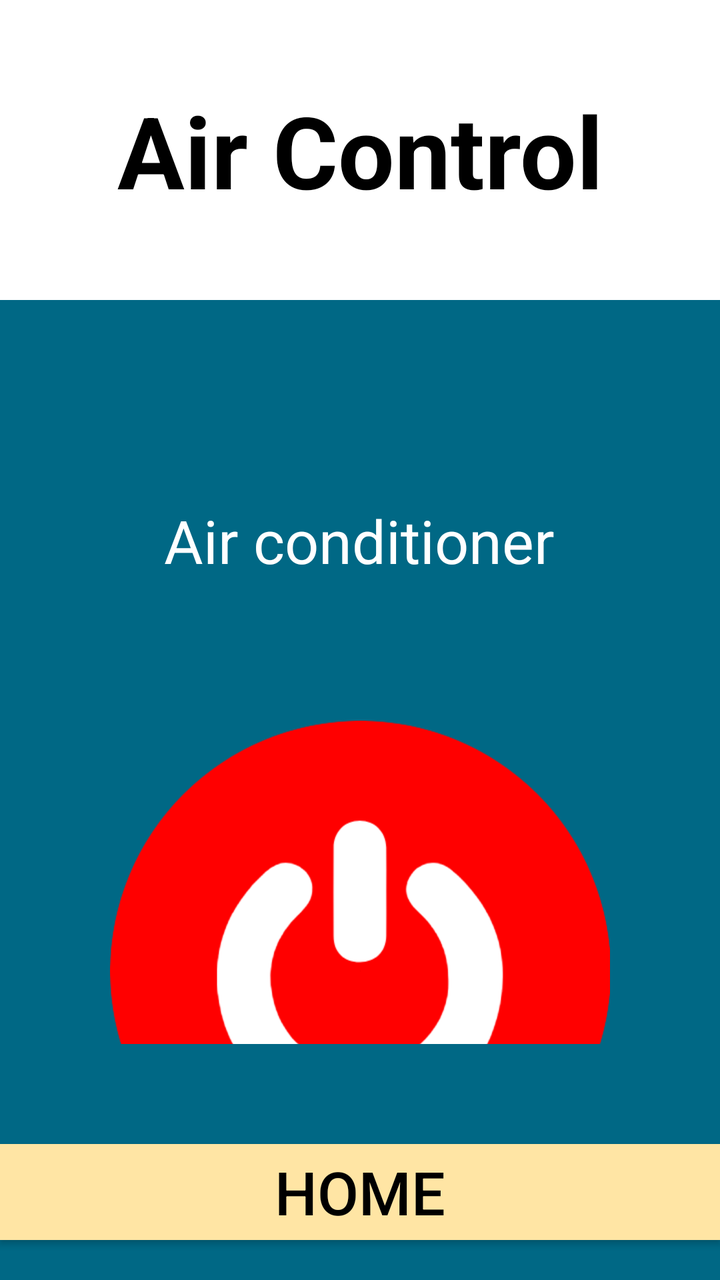
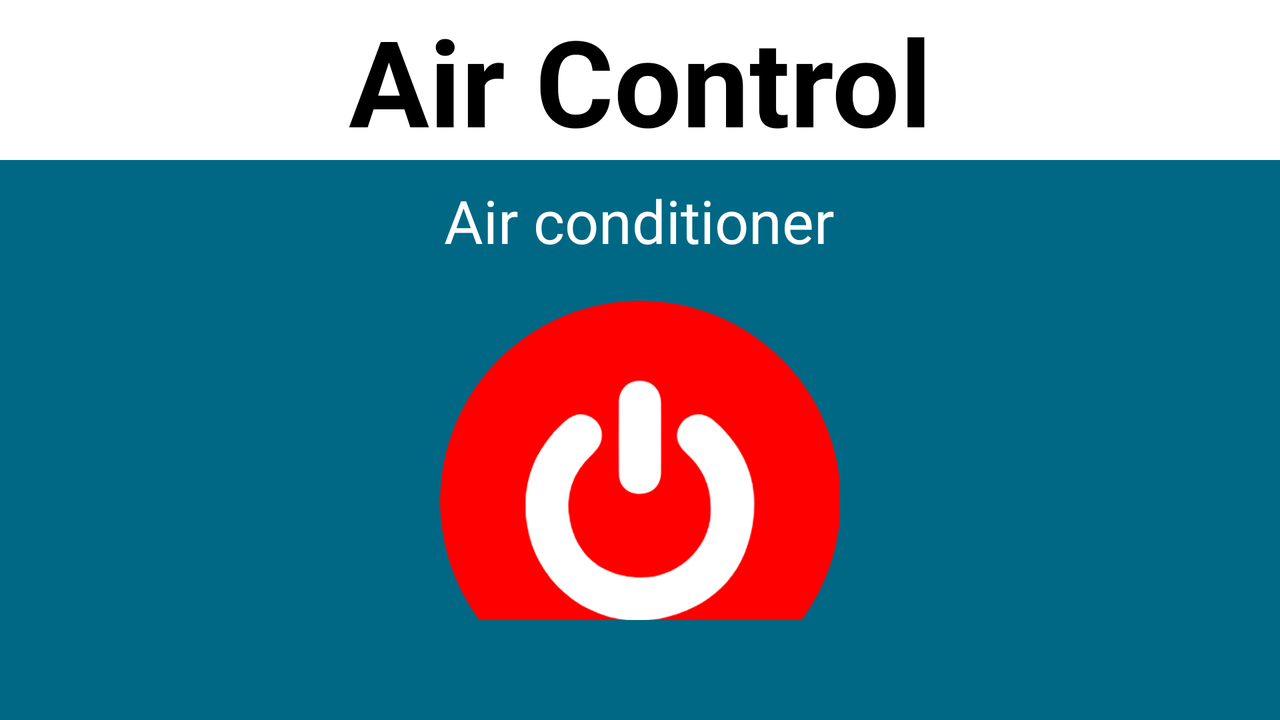

An Android layout and its configuration variant, each rendered on a device that would load it. The default file and the variant file are quoted in full after the pictures.
<!-- AndroidManifest.xml: application theme AppTheme.NoActionBar -->
<!-- res/layout/activity_air.xml -->
<?xml version="1.0" encoding="utf-8"?>
<LinearLayout xmlns:android="http://schemas.android.com/apk/res/android"
    xmlns:app="http://schemas.android.com/apk/res-auto"
    xmlns:tools="http://schemas.android.com/tools"
    android:layout_width="match_parent"
    android:layout_height="match_parent"
    android:background="#006885"
    android:orientation="vertical"
    tools:context=".airActivity">

    <TextView
        android:id="@+id/textView6"
        android:layout_width="match_parent"
        android:layout_height="150dp"
        android:layout_gravity="center_horizontal|center_vertical"
        android:background="#FFFFFF"
        android:gravity="center_horizontal|center_vertical"
        android:text="Air Control"
        android:textColor="#000000"
        android:textSize="50sp"
        android:textStyle="bold" />

    <LinearLayout
        android:layout_width="match_parent"
        android:layout_height="match_parent"
        android:layout_marginBottom="50dp"
        android:layout_weight="3"
        android:orientation="vertical">

        <TextView
            android:id="@+id/textView18"
            android:layout_width="245dp"
            android:layout_height="wrap_content"
            android:layout_gravity="center_horizontal"
            android:layout_marginTop="100dp"
            android:layout_weight="0"
            android:gravity="center_horizontal"
            android:text="Air conditioner"
            android:textColor="#FFFFFF"
            android:textSize="30sp" />

        <ToggleButton
            android:id="@+id/airPowerButton"
            android:layout_width="250dp"
            android:layout_height="250dp"
            android:layout_gravity="center_horizontal"
            android:layout_marginTop="70dp"
            android:layout_weight="0"
            android:background="@drawable/off"
            android:textOff="."
            android:textOn="."
            android:textSize="1sp" />

        <TextView
            android:id="@+id/textView19"
            android:layout_width="match_parent"
            android:layout_height="wrap_content"
            android:layout_marginTop="80dp"
            android:layout_weight="0"
            android:gravity="center_horizontal"
            android:text="Ventilation"
            android:textColor="#FFFFFF"
            android:textSize="30sp" />

        <ToggleButton
            android:id="@+id/ventilationButton"
            android:layout_width="250dp"
            android:layout_height="250dp"
            android:layout_gravity="center_horizontal|center_vertical"
            android:layout_marginTop="70dp"
            android:layout_weight="0"
            android:background="@drawable/off_fan"
            android:textOff="."
            android:textOn="."
            android:textSize="1sp" />

    </LinearLayout>

    <Button
        android:id="@+id/shomeButton"
        android:layout_width="match_parent"
        android:layout_height="wrap_content"
        android:layout_marginBottom="20dp"
        android:background="#FFE5A4"
        android:text="HOME"
        android:textColor="#000000"
        android:textSize="30sp" />

</LinearLayout>
<!-- resources referenced by this layout -->
<resources>
  <!-- drawable off: png bitmap (drawable, 25324 bytes) -->
  <!-- drawable off_fan: png bitmap (drawable, 18782 bytes) -->
  <style name="AppTheme.NoActionBar">
          <item name="windowActionBar">false</item>
          <item name="windowNoTitle">true</item>
      </style>
</resources>
<!-- res/layout-land/activity_air.xml (the author's variant of the layout above) -->
<!-- drawn on the phone turned sideways -->
<?xml version="1.0" encoding="utf-8"?>
<LinearLayout xmlns:android="http://schemas.android.com/apk/res/android"
    xmlns:app="http://schemas.android.com/apk/res-auto"
    xmlns:tools="http://schemas.android.com/tools"
    android:layout_width="match_parent"
    android:layout_height="820dp"
    android:background="#006885"
    android:orientation="vertical"
    tools:context=".airActivity">

    <TextView
        android:id="@+id/textView6"
        android:layout_width="match_parent"
        android:layout_height="80dp"
        android:layout_gravity="center_horizontal|center_vertical"
        android:background="#FFFFFF"
        android:gravity="center_horizontal|center_vertical"
        android:text="Air Control"
        android:textColor="#000000"
        android:textSize="60sp"
        android:textStyle="bold" />

    <LinearLayout
        android:layout_width="match_parent"
        android:layout_height="900dp"
        android:layout_marginBottom="50dp"
        android:layout_weight="1"
        android:orientation="vertical">

        <TextView
            android:id="@+id/textView18"
            android:layout_width="245dp"
            android:layout_height="wrap_content"
            android:layout_gravity="bottom|center_horizontal"
            android:layout_marginTop="10dp"
            android:layout_weight="0"
            android:gravity="center"
            android:text="Air conditioner"
            android:textColor="#FFFFFF"
            android:textIsSelectable="false"
            android:textSize="30sp" />

        <ToggleButton
            android:id="@+id/airPowerButton"
            android:layout_width="200dp"
            android:layout_height="200dp"
            android:layout_gravity="center_horizontal"
            android:layout_marginTop="20dp"
            android:layout_weight="0"
            android:background="@drawable/off"
            android:textOff="."
            android:textOn="."
            android:textSize="1sp" />

        <TextView
            android:id="@+id/textView19"
            android:layout_width="match_parent"
            android:layout_height="wrap_content"
            android:layout_marginTop="20dp"
            android:layout_weight="0"
            android:gravity="center_horizontal"
            android:text="Ventilation"
            android:textColor="#FFFFFF"
            android:textSize="30sp" />

        <ToggleButton
            android:id="@+id/ventilationButton"
            android:layout_width="200dp"
            android:layout_height="200dp"
            android:layout_gravity="center_horizontal|center_vertical"
            android:layout_marginTop="20dp"
            android:layout_weight="0"
            android:background="@drawable/off_fan"
            android:textOff="."
            android:textOn="."
            android:textSize="1sp" />

        <Button
            android:id="@+id/shomeButton"
            android:layout_width="match_parent"
            android:layout_height="30dp"
            android:layout_marginTop="40dp"
            android:background="#FFE5A4"
            android:text="HOME"
            android:textColor="#000000"
            android:textSize="20sp" />

    </LinearLayout>

</LinearLayout>
